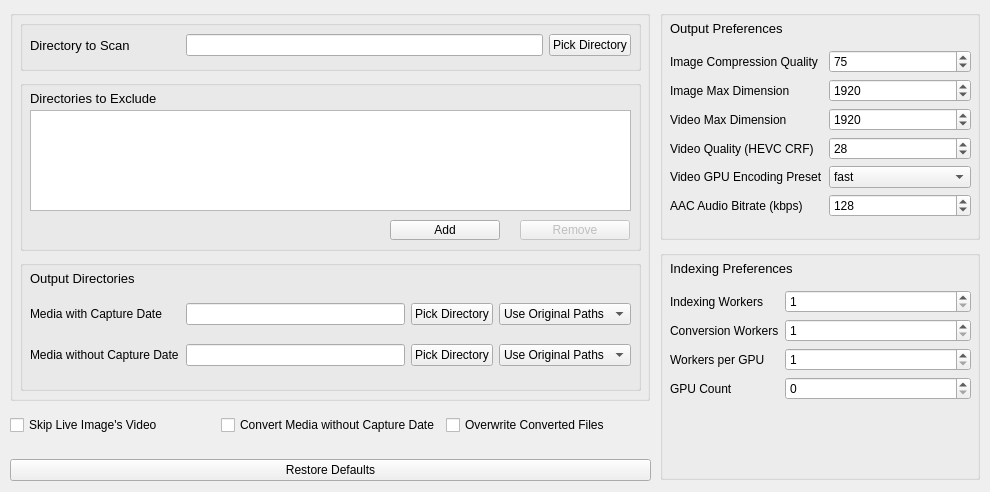
<?xml version="1.0" encoding="UTF-8"?>
<ui version="4.0">
 <class>MainWindow</class>
 <widget class="QMainWindow" name="MainWindow">
  <property name="geometry">
   <rect>
    <x>0</x>
    <y>0</y>
    <width>990</width>
    <height>492</height>
   </rect>
  </property>
  <property name="windowTitle">
   <string>Personal Image Explorer</string>
  </property>
  <property name="inputMethodHints">
   <set>Qt::ImhNone</set>
  </property>
  <widget class="QWidget" name="centralwidget">
   <widget class="QWidget" name="horizontalLayoutWidget_2">
    <property name="geometry">
     <rect>
      <x>10</x>
      <y>450</y>
      <width>641</width>
      <height>41</height>
     </rect>
    </property>
    <layout class="QHBoxLayout" name="horizontalLayout_2">
     <item>
      <widget class="QPushButton" name="btnRestoreDefaults">
       <property name="text">
        <string>Restore Defaults</string>
       </property>
      </widget>
     </item>
    </layout>
   </widget>
   <widget class="QGroupBox" name="groupBox">
    <property name="geometry">
     <rect>
      <x>10</x>
      <y>10</y>
      <width>640</width>
      <height>391</height>
     </rect>
    </property>
    <property name="title">
     <string/>
    </property>
    <property name="alignment">
     <set>Qt::AlignLeading|Qt::AlignLeft|Qt::AlignVCenter</set>
    </property>
    <property name="flat">
     <bool>false</bool>
    </property>
    <property name="checkable">
     <bool>false</bool>
    </property>
    <widget class="QGroupBox" name="groupBox_4">
     <property name="geometry">
      <rect>
       <x>10</x>
       <y>70</y>
       <width>621</width>
       <height>171</height>
      </rect>
     </property>
     <property name="title">
      <string/>
     </property>
     <widget class="QListWidget" name="lwDirsToExclude">
      <property name="geometry">
       <rect>
        <x>10</x>
        <y>30</y>
        <width>601</width>
        <height>101</height>
       </rect>
      </property>
     </widget>
     <widget class="QLabel" name="Dirs_2">
      <property name="geometry">
       <rect>
        <x>10</x>
        <y>10</y>
        <width>291</width>
        <height>16</height>
       </rect>
      </property>
      <property name="font">
       <font>
        <pointsize>10</pointsize>
       </font>
      </property>
      <property name="text">
       <string>Directories to Exclude</string>
      </property>
     </widget>
     <widget class="QPushButton" name="btnDelDirToExclude">
      <property name="enabled">
       <bool>false</bool>
      </property>
      <property name="geometry">
       <rect>
        <x>500</x>
        <y>140</y>
        <width>110</width>
        <height>20</height>
       </rect>
      </property>
      <property name="text">
       <string>Remove</string>
      </property>
     </widget>
     <widget class="QPushButton" name="btnAddDirToExclude">
      <property name="geometry">
       <rect>
        <x>370</x>
        <y>140</y>
        <width>110</width>
        <height>20</height>
       </rect>
      </property>
      <property name="text">
       <string>Add</string>
      </property>
     </widget>
    </widget>
    <widget class="QGroupBox" name="groupBox_5">
     <property name="geometry">
      <rect>
       <x>10</x>
       <y>250</y>
       <width>621</width>
       <height>131</height>
      </rect>
     </property>
     <property name="title">
      <string/>
     </property>
     <widget class="QLabel" name="Dirs_3">
      <property name="geometry">
       <rect>
        <x>10</x>
        <y>10</y>
        <width>291</width>
        <height>16</height>
       </rect>
      </property>
      <property name="font">
       <font>
        <pointsize>10</pointsize>
       </font>
      </property>
      <property name="text">
       <string>Output Directories</string>
      </property>
     </widget>
     <widget class="QWidget" name="gridLayoutWidget">
      <property name="geometry">
       <rect>
        <x>10</x>
        <y>30</y>
        <width>601</width>
        <height>91</height>
       </rect>
      </property>
      <layout class="QGridLayout" name="gridLayout">
       <item row="0" column="2">
        <widget class="QLineEdit" name="txtOutputDir">
         <property name="readOnly">
          <bool>true</bool>
         </property>
        </widget>
       </item>
       <item row="0" column="4">
        <widget class="QComboBox" name="cbOutputDirPathType">
         <item>
          <property name="text">
           <string>Use Original Paths</string>
          </property>
         </item>
         <item>
          <property name="text">
           <string>Sort by Date</string>
          </property>
         </item>
        </widget>
       </item>
       <item row="0" column="1">
        <widget class="QLabel" name="label">
         <property name="minimumSize">
          <size>
           <width>150</width>
           <height>0</height>
          </size>
         </property>
         <property name="text">
          <string>Media with Capture Date</string>
         </property>
        </widget>
       </item>
       <item row="0" column="3">
        <widget class="QPushButton" name="btnPickOutputDir">
         <property name="text">
          <string>Pick Directory</string>
         </property>
        </widget>
       </item>
       <item row="1" column="4">
        <widget class="QComboBox" name="cbUnknownOutputDirPathType">
         <item>
          <property name="text">
           <string>Use Original Paths</string>
          </property>
         </item>
        </widget>
       </item>
       <item row="1" column="3">
        <widget class="QPushButton" name="btnPickUnknownOutputDir">
         <property name="text">
          <string>Pick Directory</string>
         </property>
        </widget>
       </item>
       <item row="1" column="2">
        <widget class="QLineEdit" name="txtUnknownOutputDir">
         <property name="readOnly">
          <bool>true</bool>
         </property>
        </widget>
       </item>
       <item row="1" column="1">
        <widget class="QLabel" name="label_8">
         <property name="minimumSize">
          <size>
           <width>150</width>
           <height>0</height>
          </size>
         </property>
         <property name="text">
          <string>Media without Capture Date</string>
         </property>
        </widget>
       </item>
      </layout>
     </widget>
    </widget>
    <widget class="QGroupBox" name="groupBox_6">
     <property name="geometry">
      <rect>
       <x>10</x>
       <y>10</y>
       <width>621</width>
       <height>51</height>
      </rect>
     </property>
     <property name="title">
      <string/>
     </property>
     <widget class="QWidget" name="horizontalLayoutWidget_3">
      <property name="geometry">
       <rect>
        <x>10</x>
        <y>10</y>
        <width>601</width>
        <height>31</height>
       </rect>
      </property>
      <layout class="QHBoxLayout" name="horizontalLayout_3">
       <item>
        <widget class="QLabel" name="label_9">
         <property name="minimumSize">
          <size>
           <width>150</width>
           <height>0</height>
          </size>
         </property>
         <property name="font">
          <font>
           <pointsize>10</pointsize>
          </font>
         </property>
         <property name="text">
          <string>Directory to Scan</string>
         </property>
        </widget>
       </item>
       <item>
        <widget class="QLineEdit" name="txtMonitoredDir">
         <property name="readOnly">
          <bool>true</bool>
         </property>
        </widget>
       </item>
       <item>
        <widget class="QPushButton" name="btnPickMonitoredDir">
         <property name="text">
          <string>Pick Directory</string>
         </property>
        </widget>
       </item>
      </layout>
     </widget>
    </widget>
   </widget>
   <widget class="QGroupBox" name="groupBox_2">
    <property name="geometry">
     <rect>
      <x>660</x>
      <y>10</y>
      <width>320</width>
      <height>230</height>
     </rect>
    </property>
    <property name="styleSheet">
     <string notr="true"/>
    </property>
    <property name="title">
     <string/>
    </property>
    <widget class="QWidget" name="formLayoutWidget">
     <property name="geometry">
      <rect>
       <x>10</x>
       <y>40</y>
       <width>301</width>
       <height>191</height>
      </rect>
     </property>
     <layout class="QFormLayout" name="formLayout">
      <property name="fieldGrowthPolicy">
       <enum>QFormLayout::AllNonFixedFieldsGrow</enum>
      </property>
      <property name="rowWrapPolicy">
       <enum>QFormLayout::DontWrapRows</enum>
      </property>
      <item row="0" column="0">
       <widget class="QLabel" name="label_2">
        <property name="text">
         <string>Image Compression Quality</string>
        </property>
       </widget>
      </item>
      <item row="0" column="1">
       <widget class="QSpinBox" name="spinImageQuality">
        <property name="minimum">
         <number>5</number>
        </property>
        <property name="maximum">
         <number>100</number>
        </property>
        <property name="singleStep">
         <number>5</number>
        </property>
        <property name="value">
         <number>75</number>
        </property>
       </widget>
      </item>
      <item row="1" column="0">
       <widget class="QLabel" name="label_4">
        <property name="text">
         <string>Image Max Dimension</string>
        </property>
       </widget>
      </item>
      <item row="1" column="1">
       <widget class="QSpinBox" name="spinImageMaxDimension">
        <property name="minimum">
         <number>480</number>
        </property>
        <property name="maximum">
         <number>10000</number>
        </property>
        <property name="value">
         <number>1920</number>
        </property>
       </widget>
      </item>
      <item row="2" column="0">
       <widget class="QLabel" name="label_7">
        <property name="text">
         <string>Video Max Dimension</string>
        </property>
       </widget>
      </item>
      <item row="2" column="1">
       <widget class="QSpinBox" name="spinVideoMaxDimension">
        <property name="minimum">
         <number>480</number>
        </property>
        <property name="maximum">
         <number>10000</number>
        </property>
        <property name="value">
         <number>1920</number>
        </property>
       </widget>
      </item>
      <item row="3" column="0">
       <widget class="QLabel" name="label_5">
        <property name="text">
         <string>Video Quality (HEVC CRF)</string>
        </property>
       </widget>
      </item>
      <item row="3" column="1">
       <widget class="QSpinBox" name="spinVideoCrf">
        <property name="maximum">
         <number>63</number>
        </property>
        <property name="value">
         <number>28</number>
        </property>
       </widget>
      </item>
      <item row="5" column="0">
       <widget class="QLabel" name="label_6">
        <property name="text">
         <string>AAC Audio Bitrate (kbps)</string>
        </property>
       </widget>
      </item>
      <item row="5" column="1">
       <widget class="QSpinBox" name="spinVideoAudioBitrate">
        <property name="minimum">
         <number>16</number>
        </property>
        <property name="maximum">
         <number>4096</number>
        </property>
        <property name="singleStep">
         <number>32</number>
        </property>
        <property name="value">
         <number>128</number>
        </property>
       </widget>
      </item>
      <item row="4" column="0">
       <widget class="QLabel" name="label_26">
        <property name="text">
         <string>Video GPU Encoding Preset</string>
        </property>
       </widget>
      </item>
      <item row="4" column="1">
       <widget class="QComboBox" name="cbVideoNvencPreset">
        <property name="currentText">
         <string>fast</string>
        </property>
        <property name="currentIndex">
         <number>2</number>
        </property>
        <property name="maxVisibleItems">
         <number>20</number>
        </property>
        <property name="insertPolicy">
         <enum>QComboBox::NoInsert</enum>
        </property>
        <property name="frame">
         <bool>true</bool>
        </property>
        <item>
         <property name="text">
          <string>slow</string>
         </property>
        </item>
        <item>
         <property name="text">
          <string>medium</string>
         </property>
        </item>
        <item>
         <property name="text">
          <string>fast</string>
         </property>
        </item>
        <item>
         <property name="text">
          <string>hp</string>
         </property>
        </item>
        <item>
         <property name="text">
          <string>hq</string>
         </property>
        </item>
        <item>
         <property name="text">
          <string>bd</string>
         </property>
        </item>
        <item>
         <property name="text">
          <string>ll</string>
         </property>
        </item>
        <item>
         <property name="text">
          <string>llhq</string>
         </property>
        </item>
        <item>
         <property name="text">
          <string>llhp</string>
         </property>
        </item>
        <item>
         <property name="text">
          <string>lossless</string>
         </property>
        </item>
        <item>
         <property name="text">
          <string>losslesshp</string>
         </property>
        </item>
       </widget>
      </item>
     </layout>
    </widget>
    <widget class="QLabel" name="label_3">
     <property name="geometry">
      <rect>
       <x>10</x>
       <y>10</y>
       <width>291</width>
       <height>16</height>
      </rect>
     </property>
     <property name="font">
      <font>
       <pointsize>10</pointsize>
      </font>
     </property>
     <property name="text">
      <string>Output Preferences</string>
     </property>
    </widget>
   </widget>
   <widget class="QGroupBox" name="groupBox_3">
    <property name="geometry">
     <rect>
      <x>660</x>
      <y>250</y>
      <width>320</width>
      <height>230</height>
     </rect>
    </property>
    <property name="styleSheet">
     <string notr="true"/>
    </property>
    <property name="title">
     <string/>
    </property>
    <widget class="QWidget" name="formLayoutWidget_4">
     <property name="geometry">
      <rect>
       <x>10</x>
       <y>40</y>
       <width>301</width>
       <height>191</height>
      </rect>
     </property>
     <layout class="QFormLayout" name="formLayout_4">
      <property name="fieldGrowthPolicy">
       <enum>QFormLayout::AllNonFixedFieldsGrow</enum>
      </property>
      <property name="rowWrapPolicy">
       <enum>QFormLayout::DontWrapRows</enum>
      </property>
      <item row="0" column="0">
       <widget class="QLabel" name="label_20">
        <property name="text">
         <string>Indexing Workers</string>
        </property>
       </widget>
      </item>
      <item row="0" column="1">
       <widget class="QSpinBox" name="spinIndexingWorkers">
        <property name="minimum">
         <number>1</number>
        </property>
        <property name="maximum">
         <number>512</number>
        </property>
        <property name="singleStep">
         <number>1</number>
        </property>
        <property name="value">
         <number>1</number>
        </property>
       </widget>
      </item>
      <item row="1" column="0">
       <widget class="QLabel" name="label_21">
        <property name="text">
         <string>Conversion Workers</string>
        </property>
       </widget>
      </item>
      <item row="1" column="1">
       <widget class="QSpinBox" name="spinConversionWorkers">
        <property name="minimum">
         <number>1</number>
        </property>
        <property name="maximum">
         <number>512</number>
        </property>
        <property name="singleStep">
         <number>1</number>
        </property>
        <property name="value">
         <number>1</number>
        </property>
       </widget>
      </item>
      <item row="2" column="0">
       <widget class="QLabel" name="label_22">
        <property name="text">
         <string>Workers per GPU</string>
        </property>
       </widget>
      </item>
      <item row="2" column="1">
       <widget class="QSpinBox" name="spinGpuWorkers">
        <property name="minimum">
         <number>1</number>
        </property>
        <property name="maximum">
         <number>512</number>
        </property>
        <property name="singleStep">
         <number>1</number>
        </property>
        <property name="value">
         <number>1</number>
        </property>
       </widget>
      </item>
      <item row="3" column="0">
       <widget class="QLabel" name="label_23">
        <property name="text">
         <string>GPU Count</string>
        </property>
       </widget>
      </item>
      <item row="3" column="1">
       <widget class="QSpinBox" name="spinGpuCount">
        <property name="minimum">
         <number>0</number>
        </property>
        <property name="maximum">
         <number>25</number>
        </property>
        <property name="singleStep">
         <number>1</number>
        </property>
        <property name="value">
         <number>0</number>
        </property>
       </widget>
      </item>
     </layout>
    </widget>
    <widget class="QLabel" name="label_25">
     <property name="geometry">
      <rect>
       <x>10</x>
       <y>10</y>
       <width>291</width>
       <height>16</height>
      </rect>
     </property>
     <property name="font">
      <font>
       <pointsize>10</pointsize>
      </font>
     </property>
     <property name="text">
      <string>Indexing Preferences</string>
     </property>
    </widget>
   </widget>
   <widget class="QWidget" name="horizontalLayoutWidget_5">
    <property name="geometry">
     <rect>
      <x>10</x>
      <y>410</y>
      <width>641</width>
      <height>31</height>
     </rect>
    </property>
    <layout class="QHBoxLayout" name="horizontalLayout_5">
     <item>
      <widget class="QCheckBox" name="chkSkipSameNameVideo">
       <property name="text">
        <string>Skip Live Image's Video</string>
       </property>
      </widget>
     </item>
     <item>
      <widget class="QCheckBox" name="chkConvertUnknown">
       <property name="text">
        <string>Convert Media without Capture Date</string>
       </property>
      </widget>
     </item>
     <item>
      <widget class="QCheckBox" name="chkOverwriteFiles">
       <property name="text">
        <string>Overwrite Converted Files</string>
       </property>
      </widget>
     </item>
    </layout>
   </widget>
  </widget>
 </widget>
 <resources/>
 <connections/>
</ui>
